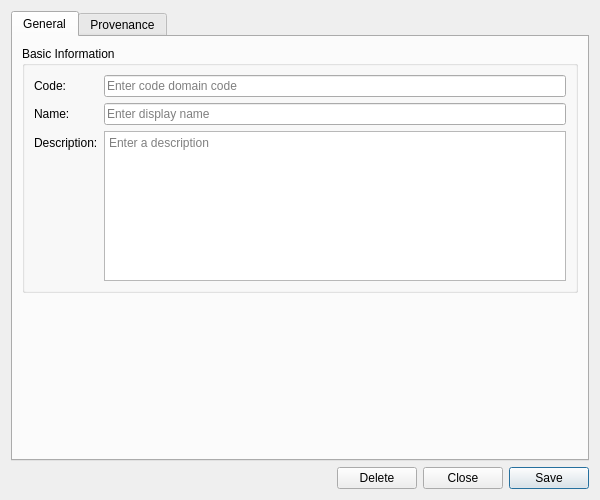
<?xml version="1.0" encoding="UTF-8"?>
<ui version="4.0">
 <class>CodeDomainDetailDialog</class>
 <widget class="QWidget" name="CodeDomainDetailDialog">
  <property name="geometry">
   <rect>
    <x>0</x>
    <y>0</y>
    <width>600</width>
    <height>500</height>
   </rect>
  </property>
  <property name="sizePolicy">
   <sizepolicy hsizetype="Preferred" vsizetype="Preferred">
    <horstretch>0</horstretch>
    <verstretch>0</verstretch>
   </sizepolicy>
  </property>
  <property name="minimumSize">
   <size>
    <width>600</width>
    <height>500</height>
   </size>
  </property>
  <property name="windowTitle">
   <string>Code Domain Details</string>
  </property>
  <layout class="QVBoxLayout" name="verticalLayout">
   <item>
    <widget class="QTabWidget" name="tabWidget">
     <property name="currentIndex"><number>0</number></property>
     <widget class="QWidget" name="generalTab">
      <attribute name="title"><string>General</string></attribute>
      <layout class="QVBoxLayout" name="generalLayout">
       <item>
        <widget class="QGroupBox" name="basicInfoGroup">
         <property name="title">
          <string>Basic Information</string>
         </property>
         <layout class="QFormLayout" name="formLayout">
          <item row="0" column="0">
           <widget class="QLabel" name="labelCode">
            <property name="text">
             <string>Code:</string>
            </property>
           </widget>
          </item>
          <item row="0" column="1">
           <widget class="QLineEdit" name="codeEdit">
            <property name="placeholderText">
             <string>Enter code domain code</string>
            </property>
           </widget>
          </item>
          <item row="1" column="0">
           <widget class="QLabel" name="labelName">
            <property name="text">
             <string>Name:</string>
            </property>
           </widget>
          </item>
          <item row="1" column="1">
           <widget class="QLineEdit" name="nameEdit">
            <property name="placeholderText">
             <string>Enter display name</string>
            </property>
           </widget>
          </item>
          <item row="2" column="0">
           <widget class="QLabel" name="labelDescription">
            <property name="text">
             <string>Description:</string>
            </property>
           </widget>
          </item>
          <item row="2" column="1">
           <widget class="QPlainTextEdit" name="descriptionEdit">
            <property name="minimumSize">
             <size>
              <width>0</width>
              <height>80</height>
             </size>
            </property>
            <property name="maximumSize">
             <size>
              <width>16777215</width>
              <height>150</height>
             </size>
            </property>
            <property name="placeholderText">
             <string>Enter a description</string>
            </property>
           </widget>
          </item>
         </layout>
        </widget>
       </item>
       <item>
        <spacer name="verticalSpacer">
         <property name="orientation">
          <enum>Qt::Vertical</enum>
         </property>
         <property name="sizeHint" stdset="0">
          <size>
           <width>20</width>
           <height>40</height>
          </size>
         </property>
        </spacer>
       </item>
      </layout>
     </widget>
     <widget class="QWidget" name="provenanceTab">
      <attribute name="title"><string>Provenance</string></attribute>
      <layout class="QVBoxLayout" name="provenanceTabLayout">
       <item>
        <widget class="ores::qt::ProvenanceWidget" name="provenanceWidget" native="true"/>
       </item>
      </layout>
     </widget>
    </widget>
   </item>
   <item>
    <layout class="QHBoxLayout" name="buttonLayout">
     <item>
      <spacer name="horizontalSpacer">
       <property name="orientation">
        <enum>Qt::Horizontal</enum>
       </property>
       <property name="sizeHint" stdset="0">
        <size>
         <width>40</width>
         <height>20</height>
        </size>
       </property>
      </spacer>
     </item>
     <item>
      <widget class="QPushButton" name="deleteButton">
       <property name="text">
        <string>Delete</string>
       </property>
      </widget>
     </item>
     <item>
      <widget class="QPushButton" name="closeButton">
       <property name="text">
        <string>Close</string>
       </property>
      </widget>
     </item>
     <item>
      <widget class="QPushButton" name="saveButton">
       <property name="text">
        <string>Save</string>
       </property>
       <property name="default">
        <bool>true</bool>
       </property>
      </widget>
     </item>
    </layout>
   </item>
  </layout>
 </widget>
 <customwidgets>
  <customwidget>
   <class>ores::qt::ProvenanceWidget</class>
   <extends>QWidget</extends>
   <header>ores.qt/ProvenanceWidget.hpp</header>
  </customwidget>
 </customwidgets>
 <resources/>
 <connections/>
</ui>
